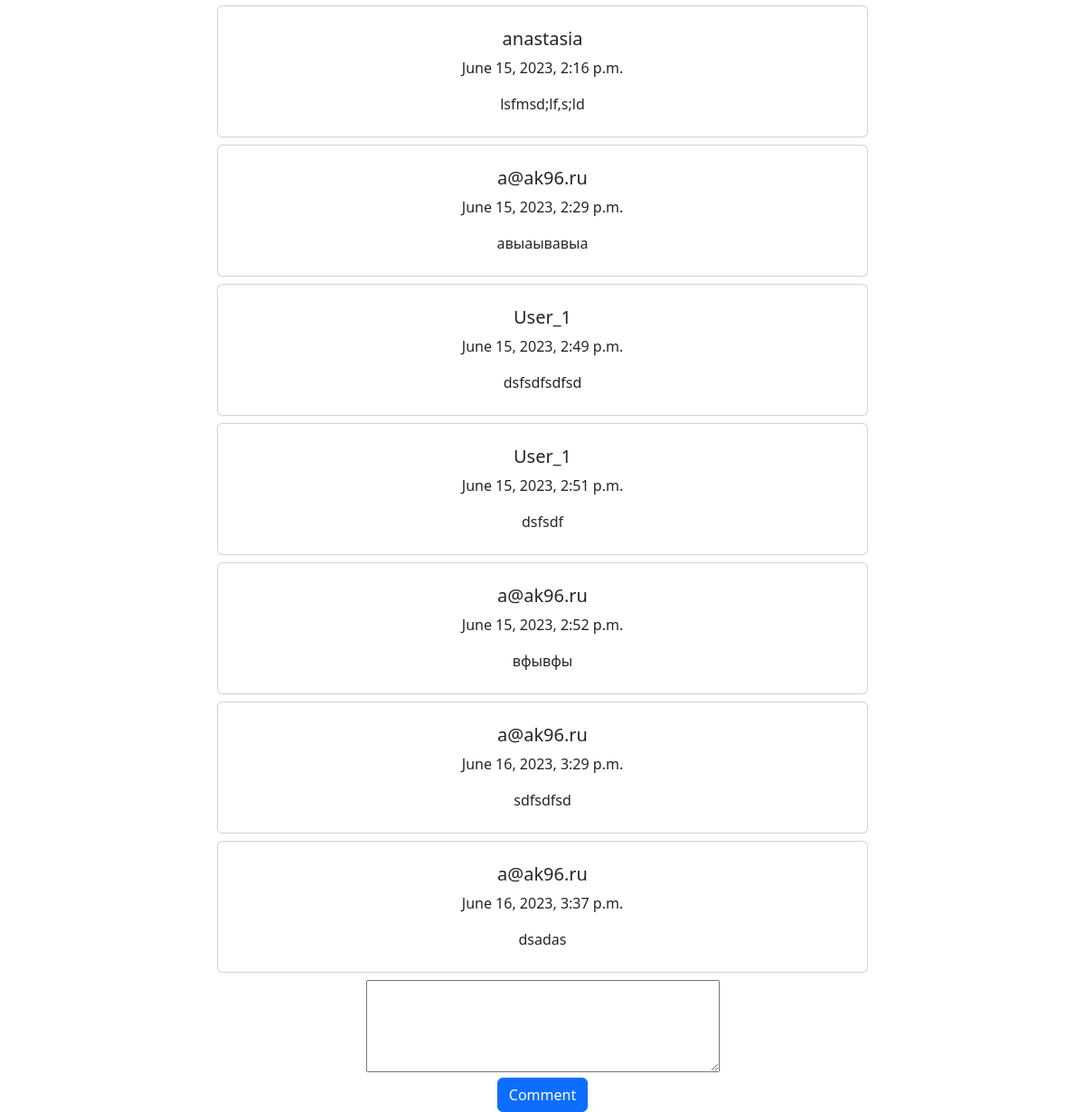
The page /ad/3/ (signed in, lower part) on the database as committed earlier.
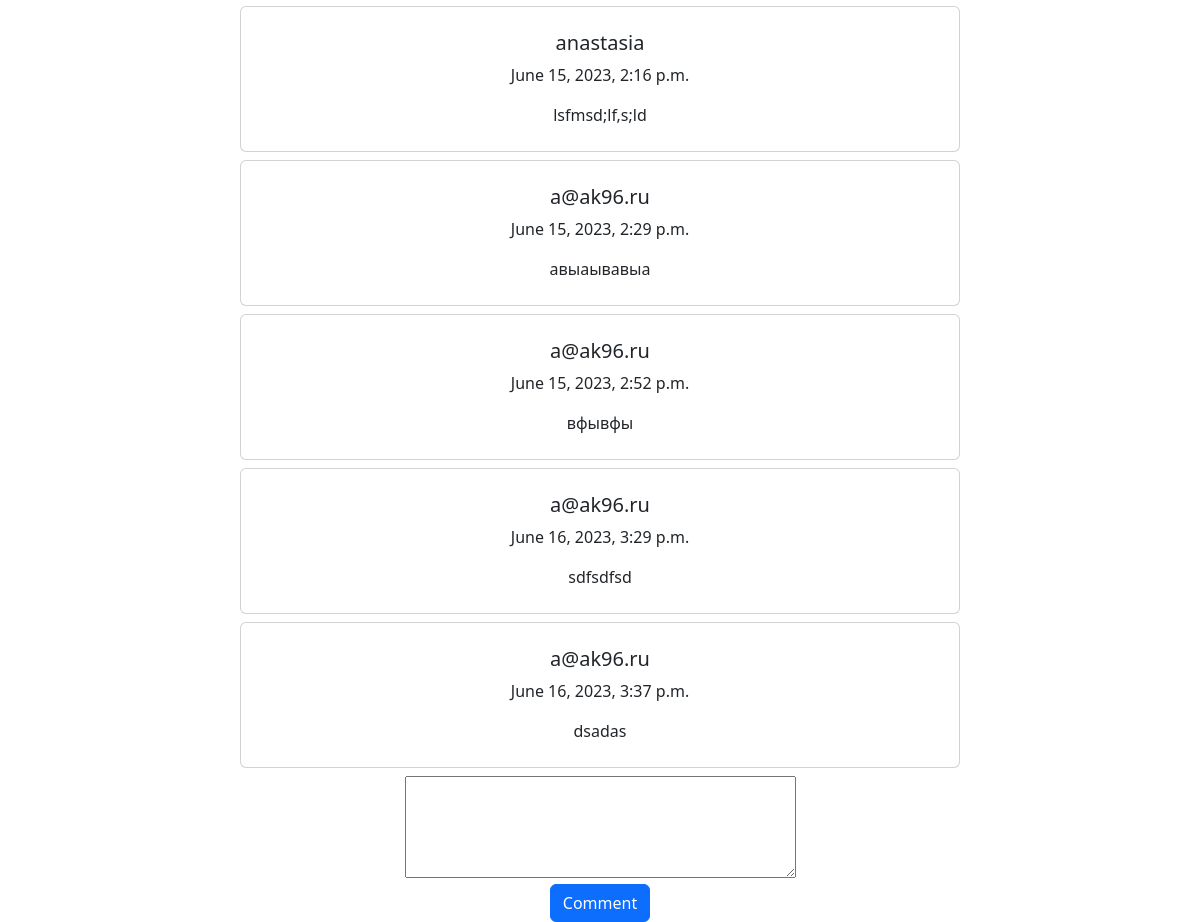
The same page on the database as committed later.
### fun/models.py (models this page shows, shortened)
class Comment(models.Model):
    user = models.ForeignKey(User, on_delete=models.CASCADE)
    date = models.DateTimeField(auto_now_add=True)
    announcement = models.ForeignKey('Announcement', on_delete=models.CASCADE)
    content = models.TextField()

### fun/views.py (the view, shortened to what this page needs)
# urls.py: path('ad/<int:pk>/', AdView.as_view(), name='ad'),
class AdView(DetailView):
    model = Announcement
    template_name = 'ad_view.html'
    context_object_name = 'ad'
    queryset = Announcement.objects.all()
    form = CommentForm
    def get_context_data(self, **kwargs):
        context = super().get_context_data(**kwargs)
        context["form"] = self.form
        comments = Comment.objects.filter(announcement__author=self.request.user, announcement=self.get_object())
        context["comments"] = comments
        return context

### fun/models.py (called while the page is built)
    def __str__(self):
        return f'{self.name.title()}'

### templates/ad_view.html (shortened to what this page needs)
{% extends 'flatpages/default.html' %}
{% block content %}
<br/>
<br/>
<br/>
<br>
<br>
<div class ="section">
  <div class="container">
    <div class="row">
      <div class="col-lg-8 mx-auto">
        {% for comment in object.comment_set.all %}
        <div class="card p-2 mb-2">
            <div class="card-body">
                <h5 class="card-title">{{ comment.user.username }}</h5>
                <p class="card-text">{{ comment.date }}</p>
                <p class="card-text">{{ comment.content }}</p>
            </div>
        </div>
        {% empty %}
        <p>No comments yet.</p>
        {% endfor %}
        <form method="POST" action="{%url 'ad' pk=object.pk%}">
              <div class="form-group">
                {{form.content}}
              </div>
        <button class="btn btn-primary btn-block" type="submit">Comment</button>
        </form>
      </div>
    </div>
  </div>
</div>
{% endblock content %}

Rows that differ between the two databases and show on the page:
removed Comment: user.username "User_1", date "June 15, 2023, 2:49 p.m.", content "dsfsdfsdfsd"
removed Comment: user.username "User_1", date "June 15, 2023, 2:51 p.m.", content "dsfsdf"
